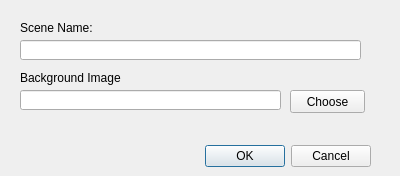
<?xml version="1.0" encoding="UTF-8"?>
<ui version="4.0">
 <class>Dialog</class>
 <widget class="QDialog" name="Dialog">
  <property name="geometry">
   <rect>
    <x>0</x>
    <y>0</y>
    <width>400</width>
    <height>176</height>
   </rect>
  </property>
  <property name="windowTitle">
   <string>New Scene</string>
  </property>
  <widget class="QDialogButtonBox" name="buttonBox">
   <property name="geometry">
    <rect>
     <x>30</x>
     <y>140</y>
     <width>341</width>
     <height>32</height>
    </rect>
   </property>
   <property name="orientation">
    <enum>Qt::Horizontal</enum>
   </property>
   <property name="standardButtons">
    <set>QDialogButtonBox::Cancel|QDialogButtonBox::Ok</set>
   </property>
  </widget>
  <widget class="QLineEdit" name="scene_name">
   <property name="geometry">
    <rect>
     <x>20</x>
     <y>40</y>
     <width>341</width>
     <height>20</height>
    </rect>
   </property>
  </widget>
  <widget class="QLabel" name="label">
   <property name="geometry">
    <rect>
     <x>20</x>
     <y>20</y>
     <width>81</width>
     <height>16</height>
    </rect>
   </property>
   <property name="text">
    <string>Scene Name:</string>
   </property>
  </widget>
  <widget class="QLineEdit" name="background_image_dir">
   <property name="geometry">
    <rect>
     <x>20</x>
     <y>90</y>
     <width>261</width>
     <height>20</height>
    </rect>
   </property>
  </widget>
  <widget class="QLabel" name="label_2">
   <property name="geometry">
    <rect>
     <x>20</x>
     <y>70</y>
     <width>111</width>
     <height>16</height>
    </rect>
   </property>
   <property name="text">
    <string>Background Image</string>
   </property>
  </widget>
  <widget class="QPushButton" name="choose_directory">
   <property name="geometry">
    <rect>
     <x>290</x>
     <y>90</y>
     <width>75</width>
     <height>23</height>
    </rect>
   </property>
   <property name="text">
    <string>Choose</string>
   </property>
  </widget>
 </widget>
 <resources/>
 <connections>
  <connection>
   <sender>buttonBox</sender>
   <signal>accepted()</signal>
   <receiver>Dialog</receiver>
   <slot>accept()</slot>
   <hints>
    <hint type="sourcelabel">
     <x>248</x>
     <y>254</y>
    </hint>
    <hint type="destinationlabel">
     <x>157</x>
     <y>274</y>
    </hint>
   </hints>
  </connection>
  <connection>
   <sender>buttonBox</sender>
   <signal>rejected()</signal>
   <receiver>Dialog</receiver>
   <slot>reject()</slot>
   <hints>
    <hint type="sourcelabel">
     <x>316</x>
     <y>260</y>
    </hint>
    <hint type="destinationlabel">
     <x>286</x>
     <y>274</y>
    </hint>
   </hints>
  </connection>
 </connections>
</ui>
